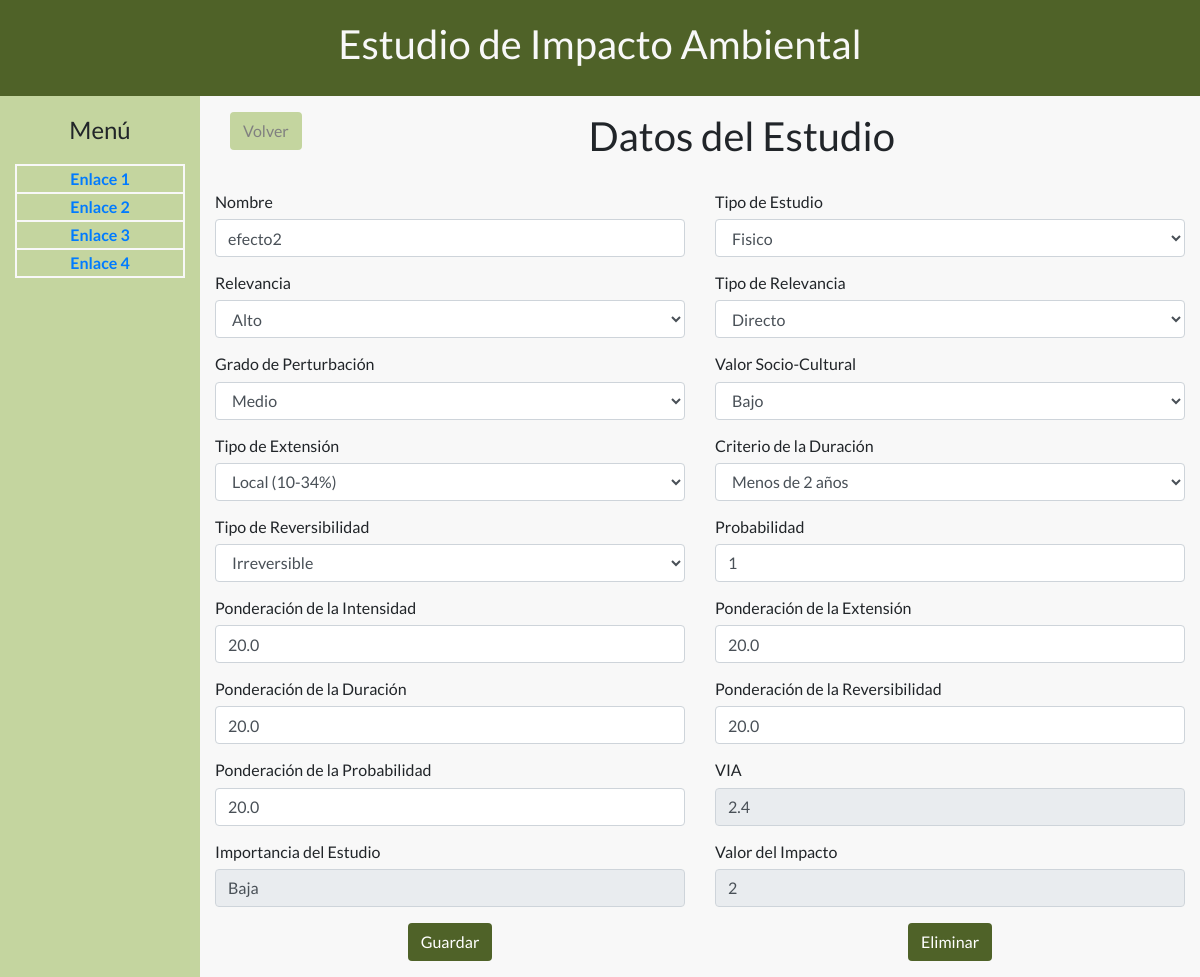
The page /configuracion/editar_estudio/5/ on the database as committed earlier.
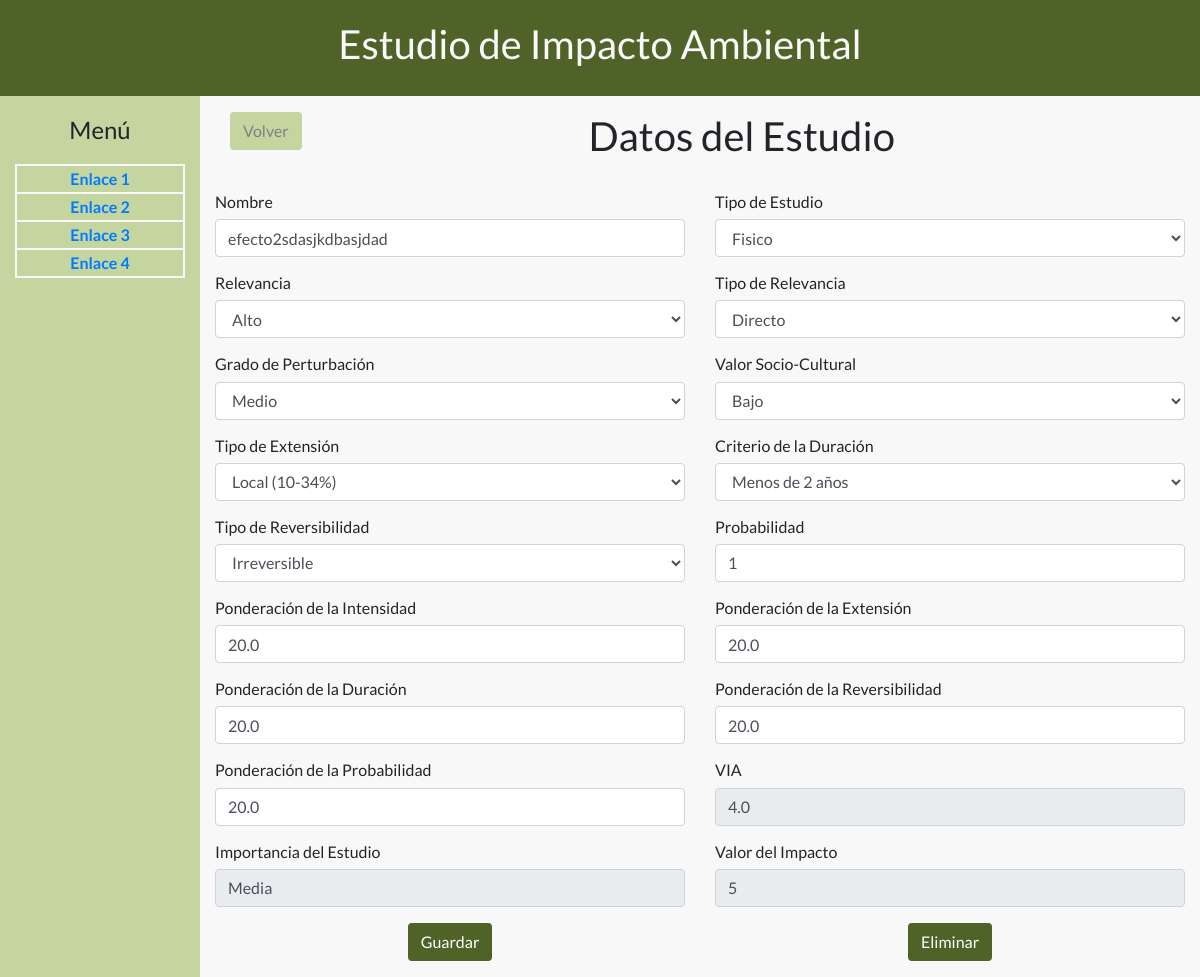
The same page on the database as committed later.
### configuracion/models.py (models this page shows)
class Estudio(models.Model):
	nombre = models.CharField(max_length=40, default="", unique=True, error_messages={'unique':'Ya existe un Estudio con el nombre colocado', 'max_length':'El nombre no puede pasar de mas de 40 caracteres'})
	tipo = models.CharField(choices=MEDIOS, max_length=50, default="")
	valoracion_relevancia = models.CharField(choices=NIVEL_RELEVANCIA, max_length=6, default="")
	tipo_relevancia = models.CharField(choices=TIPO_RELEVANCIA, max_length=50, default="")
	grado_perturbacion_intensidad = models.CharField(choices=GRADO_PERTUBACION, max_length=50, default="")
	valor_sociocultural_intensidad = models.CharField(choices=VALOR_SA, max_length=50, default="")
	intensidad = models.IntegerField(default=0)
	clasificacion_extension = models.CharField(choices=EXT_CLASIFICACION, max_length=50, default="")
	extension =  models.IntegerField(default=0)
	criterio_duracion = models.CharField(choices=DUR_CRITERIOS, max_length=50, default="")
	duracion = models.IntegerField(default=0)
	clasificacion_reversibilidad = models.CharField(choices=REV_CLASIFICACION, max_length=50, default="")
	reversibilidad = models.IntegerField(default=0)
	probabilidad = models.IntegerField(validators=[MinValueValidator(0), MaxValueValidator(10)])
	pondIntensidad = models.FloatField(validators=[MinValueValidator(0), MaxValueValidator(100)])
	pondExtension = models.FloatField(validators=[MinValueValidator(0), MaxValueValidator(100)])
	pondDuracion = models.FloatField(validators=[MinValueValidator(0), MaxValueValidator(100)])
	pondReversibilidad = models.FloatField(validators=[MinValueValidator(0), MaxValueValidator(100)])
	pondProbabilidad = models.FloatField(validators=[MinValueValidator(0), MaxValueValidator(100)])
	via = models.FloatField(default=0.0)
	importancia_estudio =  models.CharField(max_length=50, default="")
	valor_estudio = models.IntegerField(default=0)

### configuracion/views.py (the view, shortened to what this page needs)
# urls.py: url(r'^editar_estudio/(?P<pk>\d+)/$', EstudioUpdate.as_view(), name='editar_estudio'),
class EstudioUpdate(UpdateView, SuccessMessageMixin):
	model = Estudio
	form_class = EstudioForm
	template_name = 'configuracion/agregar_estudio.html'
	success_message = "Datos del Estudio actualizados correctamente"

### configuracion/templates/configuracion/agregar_estudio.html (shortened to what this page needs)
{% extends 'configuracion/base.html' %}
	{%block contenido%}
		<div class="row justify-content-center">
			<div class="col-1">
				<div class="col-md-6 col-md-offset-2" align="center">
					<div class="form-group">
						<a class="btn menu" style="color: gray" href="{% url 'index' %}">Volver</a>
					</div>
				</div>
			</div>
			<div class="col-11"><div class="row justify-content-center">
				{% if object %}
				<h1> Datos del Estudio </h1>
				{% else %}
				<h1> Agregar un Estudio </h1>
				{% endif %}
			<br></div>
			</div>
		</div>
		<form method="post" id="formulario">
		<br>
			<div class="row">
				<div class="col-md-6 col-md-offset-2">
					<div class="form-group">
						<h6>
							<label for="">{{form.nombre.label}}</label>
								{{form.nombre}}
						</h6>
					</div>
				</div>
				<div class="col-md-6 col-md-offset-2">
					<div class="form-group">
						<h6>
							<label for="">{{form.tipo.label}}</label>
							{{form.tipo}}
						</h6>
					</div>
				</div>
				<div class="col-md-6 col-md-offset-2">
					<div class="form-group">
						<h6>
							<label for="">{{form.valoracion_relevancia.label}}</label>
							{{form.valoracion_relevancia}}
						</h6>
					</div>
				</div>
				<div class="col-md-6 col-md-offset-2">
					<div class="form-group">
						<h6>
							<label for="">{{form.tipo_relevancia.label}}</label>
							{{form.tipo_relevancia}}
						</h6>
					</div>
				</div>
				<div class="col-md-6 col-md-offset-2">
					<div class="form-group">
						<h6>
							<label for="">{{form.grado_perturbacion_intensidad.label}}</label>
								{{form.grado_perturbacion_intensidad}}
						</h6>
					</div>
				</div>
				<div class="col-md-6 col-md-offset-2">
					<div class="form-group">
						<h6>
							<label for="">{{form.valor_sociocultural_intensidad.label}}</label>
								{{form.valor_sociocultural_intensidad}}
						</h6>
					</div>
				</div>
				<div class="col-md-6 col-md-offset-2">
					<div class="form-group">
						<h6>
							<label for="">{{form.clasificacion_extension.label}}</label>
							{{form.clasificacion_extension}}
							</h6>
					</div>
				</div>
				<div class="col-md-6 col-md-offset-2">
					<div class="form-group">
						<h6>
							<label for="">{{form.criterio_duracion.label}}</label>
							{{form.criterio_duracion}}
						</h6>
					</div>
				</div>
				<div class="col-md-6 col-md-offset-2">
					<div class="form-group">
						<h6>
							<label for="">{{form.clasificacion_reversibilidad.label}}</label>
								{{form.clasificacion_reversibilidad}}
						</h6>
					</div>
				</div>
				<div class="col-md-6 col-md-offset-2">
					<div class="form-group">
						<h6>
							<label for="">{{form.probabilidad.label}}</label>
								{{form.probabilidad}}
						</h6>
					</div>
				</div>
				<div class="col-md-6 col-md-offset-2">
					<div class="form-group">
						<h6>
							<label for="">{{form.pondIntensidad.label}}</label>
								{{form.pondIntensidad}}
						</h6>
					</div>
				</div>
				<div class="col-md-6 col-md-offset-2">
					<div class="form-group">
						<h6>
							<label for="">{{form.pondExtension.label}}</label>
								{{form.pondExtension}}
						</h6>
					</div>
				</div>
				<div class="col-md-6 col-md-offset-2">
					<div class="form-group">
						<h6>
							<label for="">{{form.pondDuracion.label}}</label>
								{{form.pondDuracion}}
						</h6>
					</div>
				</div>
				<div class="col-md-6 col-md-offset-2">
					<div class="form-group">
						<h6>
							<label for="">{{form.pondReversibilidad.label}}</label>
								{{form.pondReversibilidad}}
						</h6>
					</div>
				</div>
				<div class="col-md-6 col-md-offset-2">
					<div class="form-group">
						<h6>
							<label for="">{{form.pondProbabilidad.label}}</label>
								{{form.pondProbabilidad}}
						</h6>
					</div>
				</div>
				{% if object %}
				<div class="col-md-6 col-md-offset-2">
					<div class="form-group">
						<h6>
							<label for="">VIA</label>
								<input class="string form-control" type="text" value="{{object.via}}" readonly="" />
						</h6>
					</div>
				</div>
				<div class="col-md-6 col-md-offset-2">
					<div class="form-group">
						<h6>
							<label for="">Importancia del Estudio</label>
								<input class="string form-control" type="text" value="{{object.importancia_estudio}}" readonly="" />
						</h6>
					</div>
				</div>
				<div class="col-md-6 col-md-offset-2">
					<div class="form-group">
						<h6>
							<label for="">Valor del Impacto</label>
								<input class="string form-control" type="text" value="{{object.valor_estudio}}" readonly="" />
						</h6>
					</div>
				</div>
				{% endif %}
			</div>
			<div class="row justify-content-center">
				<div class="col-md-6 col-md-offset-2" align="center">
					<div class="form-group">
							<input id="editar" name="editar" class="btn" onclick = "return confirm('¿Está seguro de los datos introducidos?')" style="background: #4f6228; color: white" value="Guardar" type="submit">
					</div>
				</div>
				{% if object %}
				<div class="col-md-6 col-md-offset-2" align="center">
					<div class="form-group">
						<a class="btn" style="background: #4f6228; color: white" onclick = "return confirm('¿Está seguro de eliminar este estudio?')" href="{% url 'eliminar_estudio' object.id %}">Eliminar</a>
					</div>
				{% endif %}
				</div>
			</div>
		</form>
	</div>
	{%endblock%}

### configuracion/templates/configuracion/base.html (shortened to what this page needs)
{% load static %}
<!DOCTYPE html>
<html>
<head>
	<link rel="stylesheet" type="text/css" href="https://stackpath.bootstrapcdn.com/bootstrap/4.1.3/css/bootstrap.min.css">
	<link rel="stylesheet" type="text/css" href="{% static 'css/main.css' %}">
</head>
<body>
	<div class="container-fluid h-100">
		<div class="row banner justify-content-center">
			<h1>Estudio de Impacto Ambiental</h1>
		</div>
		<div class="row justify-content-center">
			<div class="col-sm-4 col-xl-2 text-center menu">
				<p class="mt-3">Menú</p>
				<table class="tablenav">
						<tr><td><a href="#">Enlace 1</a></td></tr>
						<tr><td><a href="#">Enlace 2</a></td></tr>
						<tr><td><a href="#">Enlace 3</a></td></tr>
						<tr><td><a href="#">Enlace 4</a></td></tr>
				</table>
			</div>
			<div class="col-sm-8 col-xl-10 mt-3">
				{%block contenido%}
				{%endblock%}
			</div>
	</div>
</body>
</html>

### configuracion/static/css/main.css (style rules this page uses)
html, body { height: 100%; background-color: rgb(248, 248, 248); font-family: 'Lato', sans-serif; }
.banner { background-color: rgb(79, 98, 40); color: rgb(248, 248, 248); padding: 0.5em; font-size: 40px; }
.tablenav tr td { font-weight: bold; border: 2px solid rgb(248, 248, 248); text-align: center; width: 5%; }
.menu { background-color: rgb(196, 213, 159); }
.menu p { font-size: 24px; }

Rows that differ between the two databases and show on the page:
changed Estudio "Fisico": nombre "efecto2" → "efecto2sdasjkdbasjdad"; via "2.4" → "4.0"; importancia_estudio "Baja" → "Media"; valor_estudio "2" → "5"
